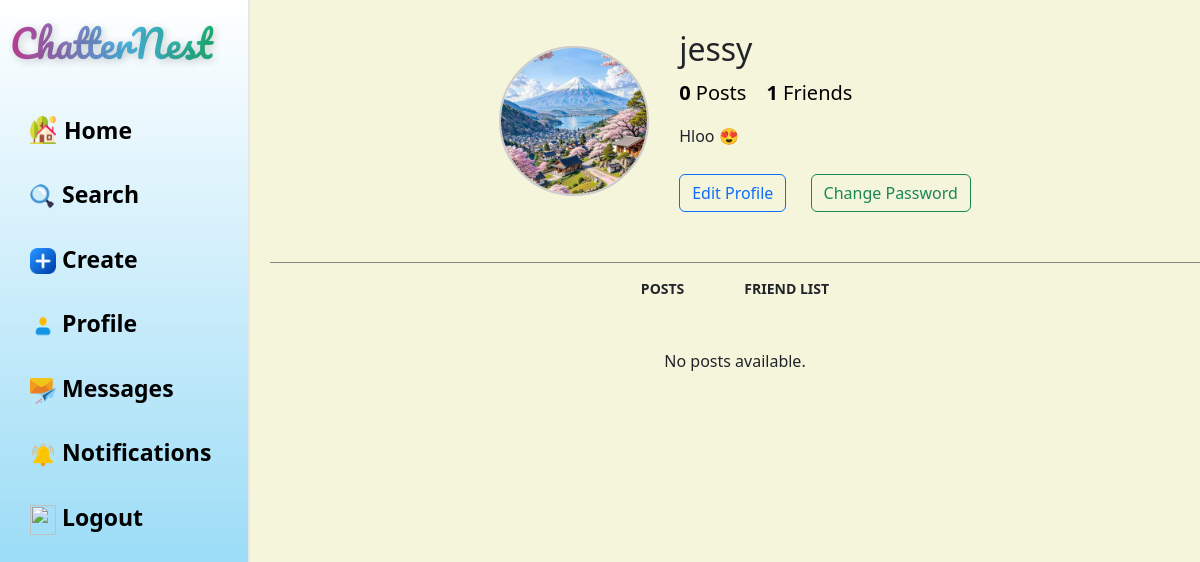
Screenshot of /Users/profile (signed in) with the database file from the repository.
### Users/models.py (models this page shows)
class kid_acc(models.Model):
    kid_id = models.CharField(max_length=100, primary_key=True)
    Email = models.EmailField(max_length=100)
    password = models.CharField(max_length=12)
    profile = models.ImageField(upload_to="Kid_profiles", blank=True, null=True)
    parent = models.ForeignKey(Parent_acc, on_delete=models.CASCADE, related_name='kids')
    friends = models.ManyToManyField('self', symmetrical=True, blank=True)
    blocked = models.BooleanField(default=False)
    bio = models.TextField(blank=True, null=True)

### Users/views.py (the view)
# urls.py: path("profile",views.profile, name="profile"),
def profile(request):
    if 'kid_id' not in request.session:
        return redirect('kid_login')
    kid_id = request.session.get('kid_id')
    try:
        kid = kid_acc.objects.get(kid_id=kid_id)
        posts = Post.objects.filter(user=kid).order_by('-created_at')
        friendrequest = FriendRequest.objects.filter(to_kid=kid,status="pending")
        return render(request, 'profile.html', {
            'kid': kid,
            'posts': posts,
            'friendrequest': friendrequest,
        })
    except kid_acc.DoesNotExist:
        request.session.flush()
        return redirect('kid_login')

### templates/profile.html (shortened to what this page needs)
{% extends 'nav.html' %} {% block content %} {% load humanize %} {% load static%}
<div class="profile_view">
  <div class="profile-card">
    <img src="{{ kid.profile.url|default:'/static/default.png' }}" class="profile-pic" alt="Profile" />
    <div class="profile-info">
      <h2>{{ kid.kid_id }}</h2>
      <div class="stats">
        <p><strong>{{ posts.count }}</strong> Posts</p>
        <p><strong>{{ kid.friends.count }}</strong> Friends</p>
      </div>
      {% if kid.bio %}
      <p>{{ kid.bio }}</p>
      {% endif %}
      <a href="#" class="btn btn-outline-primary edit-btn" data-bs-toggle="modal" data-bs-target="#editProfileModal"
        style="margin-right: 20px">Edit Profile</a>
      <a href="#" class="btn btn-outline-success edit-btn" data-bs-toggle="modal"
        data-bs-target="#changeKidPasswordModal">
        Change Password
      </a>
    </div>
  </div>
</div>
<div class="tabs">
  <div class="tab" onclick="showTab('posts')">Posts</div>
  <div class="tab" onclick="showTab('friends')">Friend List</div>
</div>
<div class="content-section" id="posts">
  <div class="post-display">
    {% for post in posts %}
    <div id="post-view">
      <div id="profile-details">
        <img src="{{ post.user.profile.url }}" alt="Profile" class="rounded-circle me-2" />
        <h3>{{post.user.kid_id}}</h3>
        <p id="time">{{ post.created_at|naturaltime }}</p>
        {% if post.user.kid_id == kid.kid_id %}
        <form method="post" action="{% url 'delete_post' post.id %}" style="margin-left: auto">
          {% csrf_token %}
          <button type="submit" class="btn btn-sm btn-danger ms-2"
            onclick="return confirm('Are you sure you want to delete this post?');">
            <i class="fas fa-trash"></i>
          </button>
        </form>
        {% endif %}
      </div>
      <div id="post">
        <img src="{{post.image.url}}" alt="post" />
        <div id="icons">
          <i class="bi bi-heart{% if post.id in liked_posts %}-fill{% endif %}" id="like-btn-{{ post.id }}"
            data-id="{{ post.id }}" style="cursor: pointer; color: red" onclick="toggleLike(this)"></i>
          <span id="like-count-{{ post.id }}">{{ post.likes.count }}</span>
          likes
          <i class="bi bi-chat" data-bs-toggle="modal" data-bs-target="#commentModal-{{ post.id }}"></i>
        </div>
        <p><strong>{{post.user.kid_id}}</strong> {{post.description}}</p>
      </div>
      <div class="modal fade" id="commentModal-{{ post.id }}" tabindex="-1"
        aria-labelledby="commentModalLabel-{{ post.id }}" aria-hidden="true">
        <div class="modal-dialog modal-lg modal-dialog-centered">
          <div class="modal-content">
            <div class="modal-header">
              <h5 class="modal-title" id="commentModalLabel-{{ post.id }}">
                Comments
              </h5>
              <button type="button" class="btn-close" data-bs-dismiss="modal" aria-label="Close"></button>
            </div>
            <div class="modal-body d-flex">
              <div class="me-4" style="width: 50%">
                <img src="{{ post.image.url }}" class="img-fluid mb-2" />
                <p>
                  <strong>{{ post.user.kid_id }}</strong>: {{ post.description
                  }}
                </p>
              </div>
              <div style="width: 50%">
                <div style="max-height: 300px; overflow-y: auto">
                  {% for comment in post.comments.all %}
                  <div class="comment-block mt-2 ps-3 border-start d-flex justify-content-between"
                    data-id="{{ comment.id }}">
                    <div>
                      {% if comment.user.kid_id == kid.kid_id %} You: {{
                      comment.text }} {% else %} {{ comment.user.kid_id }}: {{
                      comment.text }} {% endif %}
                    </div>
                    {% if comment.user.kid_id == kid.kid_id %}
                    <a href="#" class="delete-comment-btn text-danger ms-2" data-id="{{ comment.id }}">
                      <img src="/static/images/bin.png" style="width: 26px; height: 26px" />
                    </a>
                    {% endif %}
                  </div>
                  {% endfor %}
                </div>
                <form class="comment-form" data-post-id="{{ post.id }}" method="post">
                  {% csrf_token %}
                  <div class="input-group mt-3">
                    <input type="text" name="content" class="form-control comment-content"
                      placeholder="Write a comment..." style="height: 50px" required />
                    <button class="btn btn-primary" type="submit" style="margin-left: 10px; height: 50px">
                      Post
                    </button>
                  </div>
                </form>
              </div>
            </div>
          </div>
        </div>
      </div>
    </div>
    <hr />
    {% empty %}
    <p>No posts available.</p>
    {% endfor %}
  </div>
</div>
  {% endblock %}

### templates/profile.html (style rules this page uses)
.profile_view { margin-left: 270px; padding: 30px; }
.profile-card { display: flex; align-items: center; gap: 30px; justify-content: center; }
.profile-pic { width: 150px; height: 150px; object-fit: cover; border-radius: 50%; border: 2px solid #ccc; }
.profile-info h2 { margin-bottom: 10px; }
.stats { display: flex; gap: 20px; font-size: 20px; color: black; }
.edit-btn { margin-top: 10px; }
.tabs { display: flex; gap: 60px; margin-left: 270px; margin-top: 20px; border-top: 1px solid #888; padding-top: 15px; font-weight: bold; font-size: 14px; justify-content: center; }
.tab { cursor: pointer; text-transform: uppercase; }
.content-section { margin-left: 270px; margin-top: 20px; }
.post-display { display: flex; flex-direction: column; align-items: center; padding: 30px 10px; }

### rows the page displays
kid_acc: profile (picture), kid_id "jessy", friends.count "1", bio "Hloo 😍"

### other values shown
{{ posts.count }} "0"
